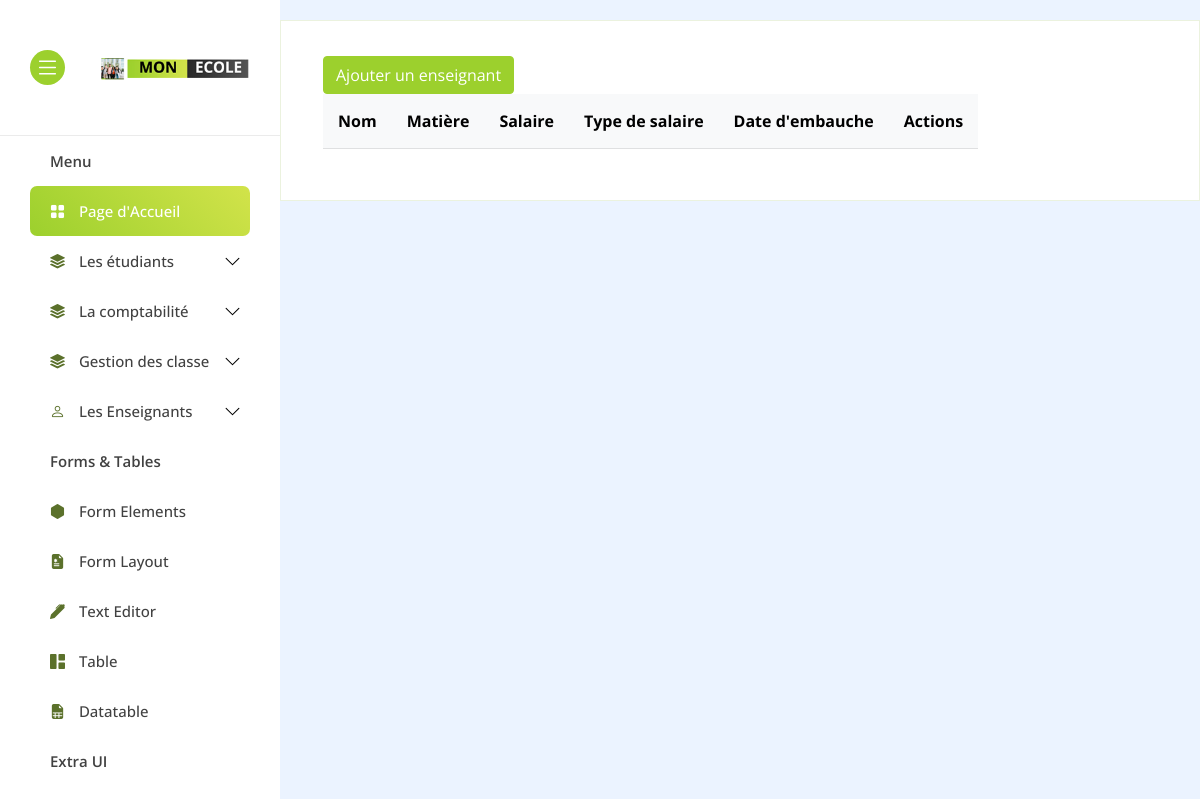
The page /teachers/ on the database as committed earlier.
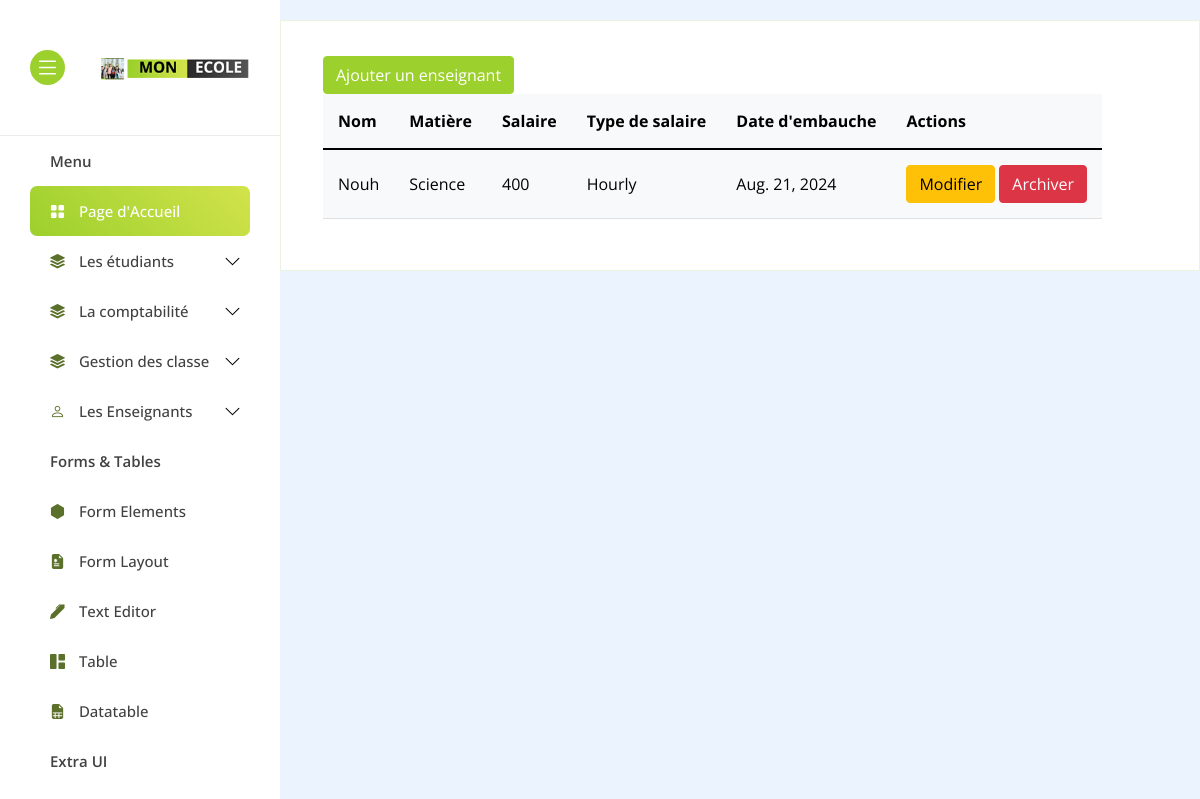
The same page on the database as committed later.
### students/models.py (models this page shows, shortened)
class Teacher(models.Model):
    SALARY_TYPE_CHOICES = [
        ('hourly', 'Hourly'),
        ('monthly', 'Monthly'),
    ]
    name = models.CharField(max_length=100)
    subject = models.CharField(max_length=50)
    enrollment_date = models.DateField()
    salary = models.PositiveIntegerField(null=False)
    salary_type = models.CharField(
        max_length=10,
        choices=SALARY_TYPE_CHOICES,
        default='monthly'
    )  # Field to specify salary type
    is_active = models.BooleanField(default=False)

### students/views_teacher.py (the view)
# urls.py: path('teachers/', views_teacher.teacher_list, name='teacher_list'),
def teacher_list(request):
    teachers = Teacher.objects.filter(is_active=True)
    return render(request, 'teachers/teacher_list.html', {'teachers': teachers})

### frontend/teachers/teacher_list.html (shortened to what this page needs)
{% extends "base.html" %} {% load static %}
    {% block body %}
    <div class="main-content">
        <div class="breadcrumb-wrap mb-20">
            <div class="d-md-flex d-block justify-content-between align-items-center">
                <div class="left">
                    <div class="container">
                        <a href="{% url 'teacher_create' %}" class="btn btn-primary">Ajouter un enseignant</a>
                        <table
                id="myTable"
                class="table table-light data-table table-hover text-nowrap"
              >
                            <thead>
                                <tr>
                                    <th>Nom</th>
                                    <th>Matière</th>
                                    <th>Salaire</th>
                                    <th>Type de salaire</th>
                                    <th>Date d'embauche</th>
                                    <th>Actions</th>
                                </tr>
                            </thead>
                            <tbody>
                                {% for teacher in teachers %}
                                <tr>
                                    <td>{{ teacher.name }}</td>
                                    <td>{{ teacher.subject }}</td>
                                    <td>{{ teacher.salary }}</td>
                                    <td>{{ teacher.get_salary_type_display }}</td>
                                    <td>{{ teacher.enrollment_date }}</td>
                                    <td>
                                        <a href="{% url 'teacher_update' teacher.id %}"
                                            class="btn btn-warning">Modifier</a>
                                        <a href="{% url 'teacher_archive' teacher.id %}"
                                            class="btn btn-danger">Archiver</a>
                                    </td>
                                </tr>
                                {% endfor %}
                            </tbody>
                        </table>
                    </div>
                </div>
            </div>
        </div>
    </div>
    {% endblock %}

### frontend/base.html (shortened to what this page needs)
{% load static %}
<!DOCTYPE html>
<html lang="en">
<head>
    <link rel="stylesheet" href=" {% static '/css/animate.min.css' %} ">
    <link rel="stylesheet" href=" {% static 'bootstrap-icon/bootstrap-icons.css' %} ">
    <link rel="stylesheet" href=" {% static 'css/jquery.mCustomScrollbar.min.css' %}">
    <link rel="stylesheet" href=" {% static 'css/bootstrap.min.css' %}">
    <link rel="stylesheet" href=" {% static '/css/sweetalert.css' %} ">
    <link rel="stylesheet" href=" {% static '/css/toastify.min.css' %} ">
    <link rel="stylesheet" href=" {% static '/css/jquery.dataTables.min.css' %} ">
    <link rel="stylesheet" href=" {% static '/css/responsive.bootstrap.min.css' %} ">
    <link rel="stylesheet" href=" {% static '/css/bootstrap.min.css' %} ">
    <link rel="stylesheet" href=" {% static 'css/style.css' %}">
</head>
<body>
    <div class="fixed-sidebar sidebar-mini">
        <div class="logo">
            <button class="sidebar-collapse"><i class="bi bi-list"></i></button>
            <a href=" {% url 'index' %} "><img src=" {% static 'images/logoo.png' %}" alt="LOGO"></a>
        </div>
        <div class="menu">
            <div class="custom-scroll">
                <div class="sidebar-menu">
                    <ul>
                        <li class="sidebar-title"><span>Menu</span>
                        </li>
                        <li class="sidebar-item"><a href=" {% url 'index' %} " class=" sidebar-link active"
                                data-bs-toggle="tooltip" data-bs-placement="right" title="Dashboard" tabindex="0"><i
                                    class="bi bi-grid-fill"></i> <span>Page d'Accueil</span></a></li>
                        <li class="sidebar-item has-sub">
                            <a role="button" class="sidebar-link" data-bs-toggle="tooltip" data-bs-placement="right"
                                title="Components" tabindex="0"><i class="bi bi-stack"></i> <span>Les
                                    étudiants</span></a>
                        </li>
                        <li class="sidebar-item has-sub">
                            <a role="button" class="sidebar-link" data-bs-toggle="tooltip" data-bs-placement="right"
                                title="Components" tabindex="0"><i class="bi bi-stack"></i> <span>La
                                    comptabilité</span></a>
                        </li>
                        <li class="sidebar-item has-sub">
                            <a role="button" class="sidebar-link" data-bs-toggle="tooltip" data-bs-placement="right"
                                title="Components" tabindex="0"><i class="bi bi-stack"></i> <span>Gestion des
                                    classe</span></a>
                        </li>
                        <li class="sidebar-item has-sub">
                            <a role="button" class="sidebar-link" data-bs-toggle="tooltip" data-bs-placement="right"
                                title="Components" tabindex="0"><i class="bi bi-person"></i> <span>Les
                                    Enseignants</span></a>
                        </li>
                        <li class="sidebar-title"><span>Forms & Tables</span></li>
                        <li class="sidebar-item"><a href="form_element.html" class="sidebar-link"
                                data-bs-toggle="tooltip" data-bs-placement="right" title="Form Elements" tabindex="0"><i
                                    class="bi bi-hexagon-fill"></i> <span>Form Elements</span></a></li>
                        <li class="sidebar-item"><a href="form_layout.html" class="sidebar-link"
                                data-bs-toggle="tooltip" data-bs-placement="right" title="Form Layout" tabindex="0"><i
                                    class="bi bi-file-earmark-medical-fill"></i> <span>Form Layout</span></a></li>
                        <li class="sidebar-item"><a href="editor.html" class="sidebar-link" data-bs-toggle="tooltip"
                                data-bs-placement="right" title="Form Editor" tabindex="0"><i
                                    class="bi bi-pen-fill"></i> <span>Text Editor</span></a></li>
                        <li class="sidebar-item"><a href="table.html" class="sidebar-link" data-bs-toggle="tooltip"
                                data-bs-placement="right" title="Table" tabindex="0"><i class="bi bi-grid-1x2-fill"></i>
                                <span>Table</span></a></li>
                        <li class="sidebar-item"><a href="data_table.html" class="sidebar-link" data-bs-toggle="tooltip"
                                data-bs-placement="right" title="Datatable" tabindex="0"><i
                                    class="bi bi-file-earmark-spreadsheet-fill"></i> <span>Datatable</span></a></li>
                        <li class="sidebar-title"><span>Extra UI</span></li>
                        <li class="sidebar-item"><a href="widget.html" class="sidebar-link" data-bs-toggle="tooltip"
                                data-bs-placement="right" title="Widgets" tabindex="0"> <span>Widgets</span></a></li>
                    </ul>
                </div>
            </div>
        </div>
    </div>
    {% block body %}{% endblock body %}
</body>
</html>

Rows that differ between the two databases and show on the page:
added Teacher: name "Nouh", subject "Science", salary "400", salary_type "Hourly", enrollment_date "Aug. 21, 2024"
